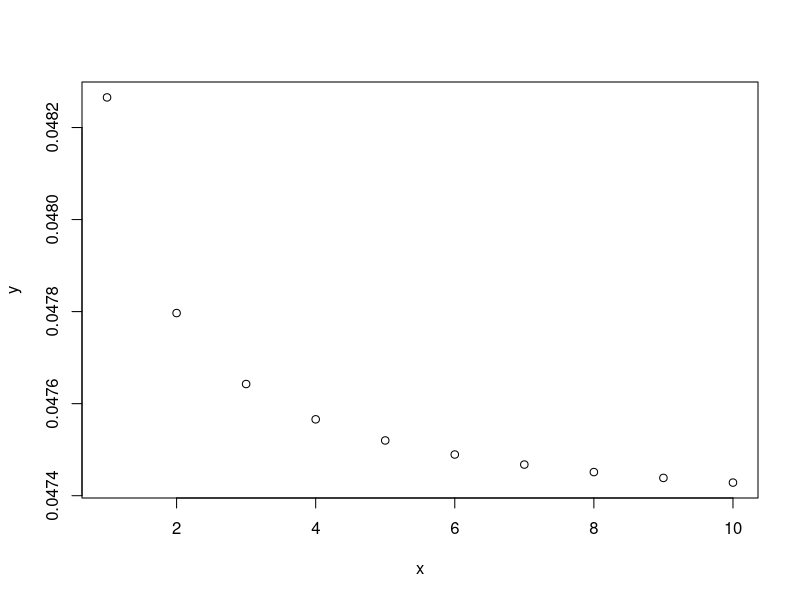

The R source for this figure:
## ---- chunk 1
knitr::opts_chunk$set(echo = TRUE)
## ---- chunk 2
x = 1:10
y = (choose(4*x, 1) * choose(16*x, 1)) / choose(52*x, 2)

plot(x, y)
## ---- chunk 3
# Current face up card of the dealer. Additionally, we assume the dealer has already checked for blackjack on the hole card
dealer_up_card = 10

# The expected sum of the dealer's cards for which to calculate the probability
target_dealer_value = 19

# Total number of decks in the game
# Assumption: The current face up cards (both dealer's and players') currently do neither affect the available cards, nor the probability for each card, that we assume as stated before, 16/52 for each ten-valued card, 4/52 for each non-ten-valued card
num_decks = 1

# If true, the dealer stands if it has a soft 17
soft_stands = FALSE
## ---- chunk 4
# This function computes all possible ordered card extractions that give the expected value
# Note that cards are ordered by their value, so here we're missing possible permutations
# Additionally, no constraints are checked, like available cards, blackjack, dealer stand
find_combinations <- function(values, target) {
  find_recursive <- function(subset, remaining_values, target) {
    # If we reached the target, end the branch here
    if (sum(subset) == target) {
      return(list(subset))
    }
    # If we're above the target, the entire branch is not valid
    if (sum(subset) > target) {
      return(list())
    }
    
    solutions = list()
    
    # Loop for each remaining value
    for (i in seq_along(remaining_values)) {
      new_subset = c(subset, remaining_values[i])
      # Try a branch with this value
      solutions = c(solutions, find_recursive(new_subset, remaining_values[i:length(remaining_values)], target))
    }
    
    return(solutions)
  }
  
  return(find_recursive(c(), values, target))
}

# Helper function that, given some extraction paths (branches) and the amount of each card, returns only the paths that do not exceed the available amount for each card 
remove_paths_exceeding_cards <- function(paths, available_cards) {
  return(Filter(function(path) {
      used_cards = c(rep(0, length(available_cards)))
      
      for(i in path){
          # Ace and 1 are the same card
          index = ifelse(i == 11, 1, i)
          
          used_cards[[index]] = used_cards[[index]] + 1
          
          # If the current card has been used more than the max number of times it is available, then the path is not valid
          if(used_cards[[index]] > available_cards[[index]]){
            return(FALSE)
          }
      }
      
      return(TRUE)
    }, paths))
}
## ---- chunk 5
# First, calculate all possible combinations that give a certain target
possible_cards = 1:11
paths = find_combinations(possible_cards, target_dealer_value - dealer_up_card)


# Then, depending on the number of decks, filter out combinations that exceed the maximum number of each card

# For each deck, we have 4 cards from 1 to 9, and 16 ten-valued cards. Ace counts as value one
available_cards = c(rep(4, 9), 16)* num_decks

valid_paths = remove_paths_exceeding_cards(paths, available_cards)
## ---- chunk 6
if (!require(combinat)) {
  install.packages("combinat")
}
library(combinat)

# Given some paths, returns a list of lists of all permutations
permut_paths <- function(paths){
  return(Map(function(path){
      if(length(path) == 1){
        return(path)
      }
      else{
        return(unique(permn(path)))
      }
    }, paths)
  )
}

# Given a list of permutations, filters out those that would result in the dealer standing
remove_standing_paths <- function(permutations, dealer_up_card, soft_stands){
  return(Map(function(sub_permutations){
    valid_permuts = Filter(function(permutation){
      total = dealer_up_card
      
      # Remove all combinations that would give a blackjack to the dealer
      if(dealer_up_card == 10 && any(c(1, 11) == permutation[[1]])){
        return(FALSE)
      }
      if(permutation[[1]] == 10 && any(c(1, 11) == dealer_up_card)){
        return(FALSE)
      }
      
      for(card in permutation){
        if(total >= 17){
          # If the dealer has reached 17 he could not pick this card, so the permutation is invalid
          
          # This is not valid if the dealer has a soft 17, meaning it has an ace and total 17, in which it can hit if rules allow it
          if(!(!soft_stands && total == 17 && any(permutation == 11))){
            return(FALSE)
          }
        }
        total = total + card
      }
      
      # Otherwise, the permutation is valid
      return(TRUE)
    }, sub_permutations)
    
    return(valid_permuts)
  }, permutations))
}
## ---- chunk 7
# Now, generate all the possible permutations
permutations = permut_paths(valid_paths)


# And filter out those permutations that would require the dealer to stand
valid_permutations = remove_standing_paths(permutations, dealer_up_card, soft_stands)

# Now, flatten the final results
flattened_permutations = unlist(valid_permutations, recursive = FALSE)
## ---- chunk 8
# Given a flat list of paths, returns a list consisting in the probability for each path to occur
calculate_paths_probability <- function(paths){
  return(Map(function(cards){
    prob = 1
    for(card in cards){
      # We said that for any 10-valued card we have a 16/52 probability
      if(card == 10){
        prob = prob * (16/52)
      }
      # And a 4/52 probability for any non-10-valued card
      else{
        prob = prob * (4 / 52)
      }
    }
    
    return(prob)
  }, paths))
}
## ---- chunk 9
# Now, for each valid combination of cards, we can calculate its probability
probability_permutations = calculate_paths_probability(flattened_permutations)

# And finally, we can sum all probabilities to see the total probability of the dealer to obtain a target value given an initial card
total_probability = sum(unlist(probability_permutations))
## ---- chunk 10
calc_probability_exact_dealer_score <- function(dealer_up_card, target_dealer_value, num_decks, soft_stands){
  # Calculate all possible combinations for the target value
  possible_cards = 1:11
  paths = find_combinations(possible_cards, target_dealer_value - dealer_up_card)
  
  
  # Then, filter out combinations that exceed the available cards
  available_cards = c(rep(4, 9), 16)* num_decks
  valid_paths = remove_paths_exceeding_cards(paths, available_cards)
  
  
  # Now, generate all the possible permutations, filter out invalid ones, and flatten the results
  permutations = permut_paths(valid_paths)
  valid_permutations = remove_standing_paths(permutations, dealer_up_card, soft_stands)
  flattened_permutations = unlist(valid_permutations, recursive = FALSE)
  
  
  # Calculate the probability for each valid permutation, and sum them
  probability_permutations = calculate_paths_probability(flattened_permutations)
  total_probability = sum(unlist(probability_permutations))
  
  return(total_probability)
}
## ---- chunk 11
# Sum of current cards o the player
player_score = 18
## ---- chunk 12
busting_probability = 0

# Note that if we pick an ace, we only consider it as a 1
for(i in 1:10){
  if(player_score + i > 21){
    # We busted with a card i-valued
    # We use the infinite deck theorem to calculate the probability of this i-valued card
    if(i == 10){
      busting_probability = busting_probability + 16/52
    }
    else{
      busting_probability = busting_probability + 4/52
    }
  }
}
